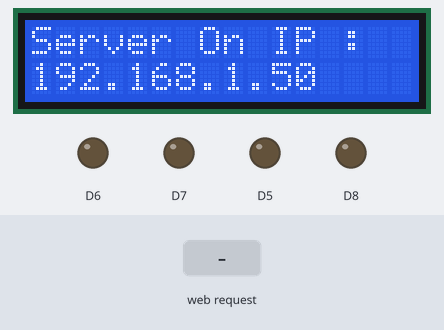
A sketch run on a simulated ESP8266 (NodeMCU). Shown: 16×2 character LCD, output pins drawn as LEDs (lit = HIGH). The inputs (shaded band) are chosen by the test bench. WiFi joins after 1.5 s; servers stay silent unless stated; what the sketch prints to the serial monitor is not drawn.

Above: at 2.8 s.
2.9 s: HTTP request GET /?ch1=1 received
At 3.6 s:
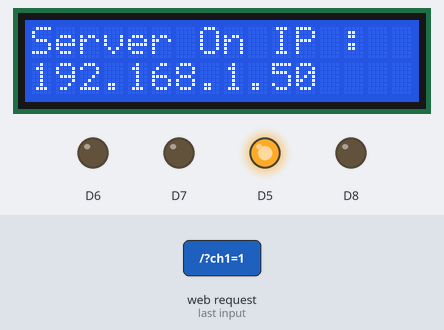
4.4 s: HTTP request GET /?ch2=1 received
At 4.8 s:
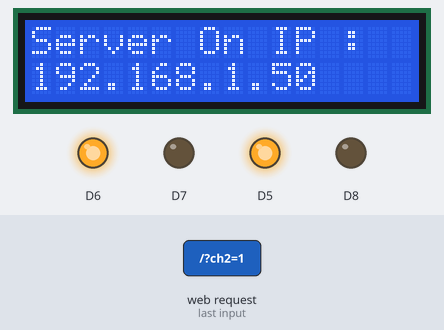
5.9 s: HTTP request GET /?ch1=0 received
At 7.1 s:
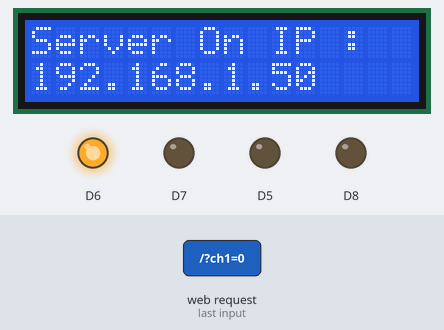
7.4 s: HTTP request GET /?ch3=1 received
At 8.3 s:
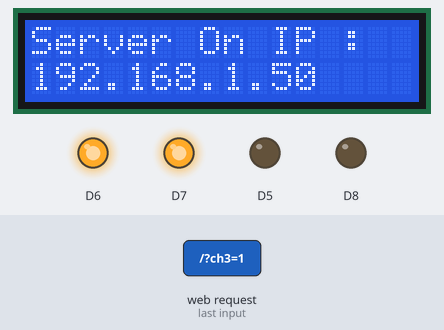
8.9 s: HTTP request GET /?ch2=0 received
At 9.4 s:
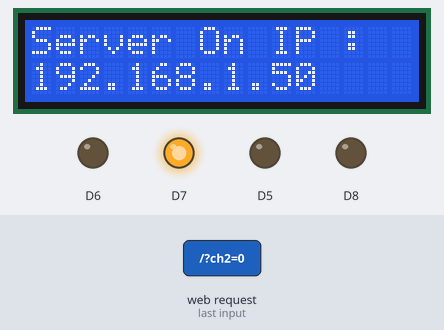
10.4 s: HTTP request GET /?ch4=1 received
At 11.7 s:
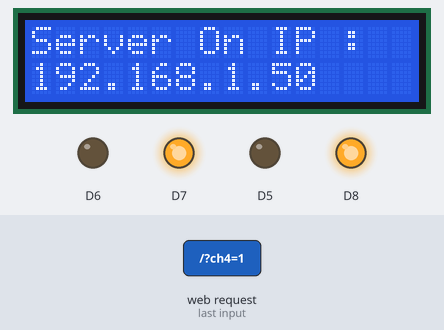
Timing chart, 0 to 12.9 s (numbered marks = the images above; inputs shaded):
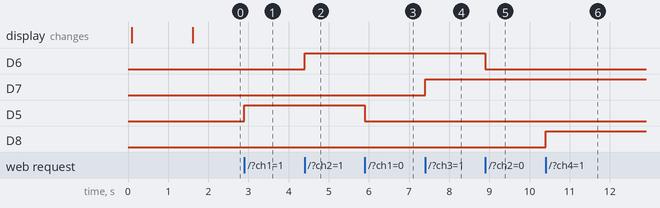

The sketch:

esp_wifi.ino
```cpp
// Example code by www.arduinothai.com
#include <ESP8266WiFi.h>
#include <Wire.h>
#include <LiquidCrystal_I2C.h>
// D2 Nodemcu => SDA  D1 Nodemcu => SCL
LiquidCrystal_I2C lcd(0x27, D2, D1);

const char* ssid = "arduinothai.com";       // ชื่อ Wifi
const char* password = "123456789";         // รหัส Wifi

WiFiServer server(80);

  int val1;
  int val2;
  int val3;
  int val4;

void setup() {
  Serial.begin(115200);
  delay(10);

  lcd.begin();
  lcd.backlight();

  lcd.print("Server Off..");
  lcd.setCursor(0, 1);

  pinMode(D5, OUTPUT);
  pinMode(D6, OUTPUT);
  pinMode(D7, OUTPUT);
  pinMode(D8, OUTPUT);
  digitalWrite(D5, 0);
  digitalWrite(D6, 0);
  digitalWrite(D7, 0);
  digitalWrite(D8, 0);

  // Connect to WiFi network
  Serial.println();
  Serial.println();
  Serial.print("Connecting to ");
  Serial.println(ssid);

  WiFi.begin(ssid, password);

  while (WiFi.status() != WL_CONNECTED) {
    delay(500);
    Serial.print(".");
  }
  Serial.println("");
  Serial.println("WiFi connected");

  // Start the server
  server.begin();
  Serial.println("Server started");
  lcd.clear();
  lcd.print("Server On IP :");
  lcd.setCursor(0, 1);

  // Print the IP address
  Serial.println(WiFi.localIP());
  lcd.print(WiFi.localIP());      // แสดง IP ผ่านจอ
  lcd.setCursor(0, 2);
}

void loop() {
  // Check if a client has connected
  WiFiClient client = server.available();
  if (!client) {
    return;
  }

  // Wait until the client sends some data
  Serial.println("new client");
  while(!client.available()){
    delay(1);
  }

  // Read the first line of the request
  String req = client.readStringUntil('\r');
  Serial.println(req);
  client.flush();

  // Match the request
  // ch1
  if (req.indexOf("/?ch1=0") != -1)
    val1 = 0;
  else if (req.indexOf("/?ch1=1") != -1)
    val1 = 1;
  // ch2
  else if (req.indexOf("/?ch2=0") != -1)
    val2 = 0;
  else if (req.indexOf("/?ch2=1") != -1)
    val2 = 1;
  // ch3
  else if (req.indexOf("/?ch3=0") != -1)
    val3 = 0;
  else if (req.indexOf("/?ch3=1") != -1)
    val3 = 1;
  // ch4
  else if (req.indexOf("/?ch4=0") != -1)
    val4 = 0;
  else if (req.indexOf("/?ch4=1") != -1)
    val4 = 1;
  else {
    Serial.println("invalid request");
    client.stop();
    return;
  }

  // Set GPIO2 according to the request
  digitalWrite(D5, val1);
  digitalWrite(D6, val2);
  digitalWrite(D7, val3);
  digitalWrite(D8, val4);

  client.flush();

  // Prepare the response
  String s = "HTTP/1.1 200 OK\r\nContent-Type: text/html\r\n\r\n<!DOCTYPE HTML>\r\n<html>\r\nGPIO is now ";
  s += "</html>\n";

  client.print(s);
  delay(1);
  Serial.println("Client disonnected");
}
```

Measured:
- after the input at 2.9 s, D5: LOW → HIGH at once
- after the input at 4.4 s, D6: LOW → HIGH at once
- after the input at 5.9 s, D5: HIGH → LOW at once
- after the input at 7.4 s, D7: LOW → HIGH at once
- after the input at 8.9 s, D6: HIGH → LOW at once
- after the input at 10.4 s, D8: LOW → HIGH at once
